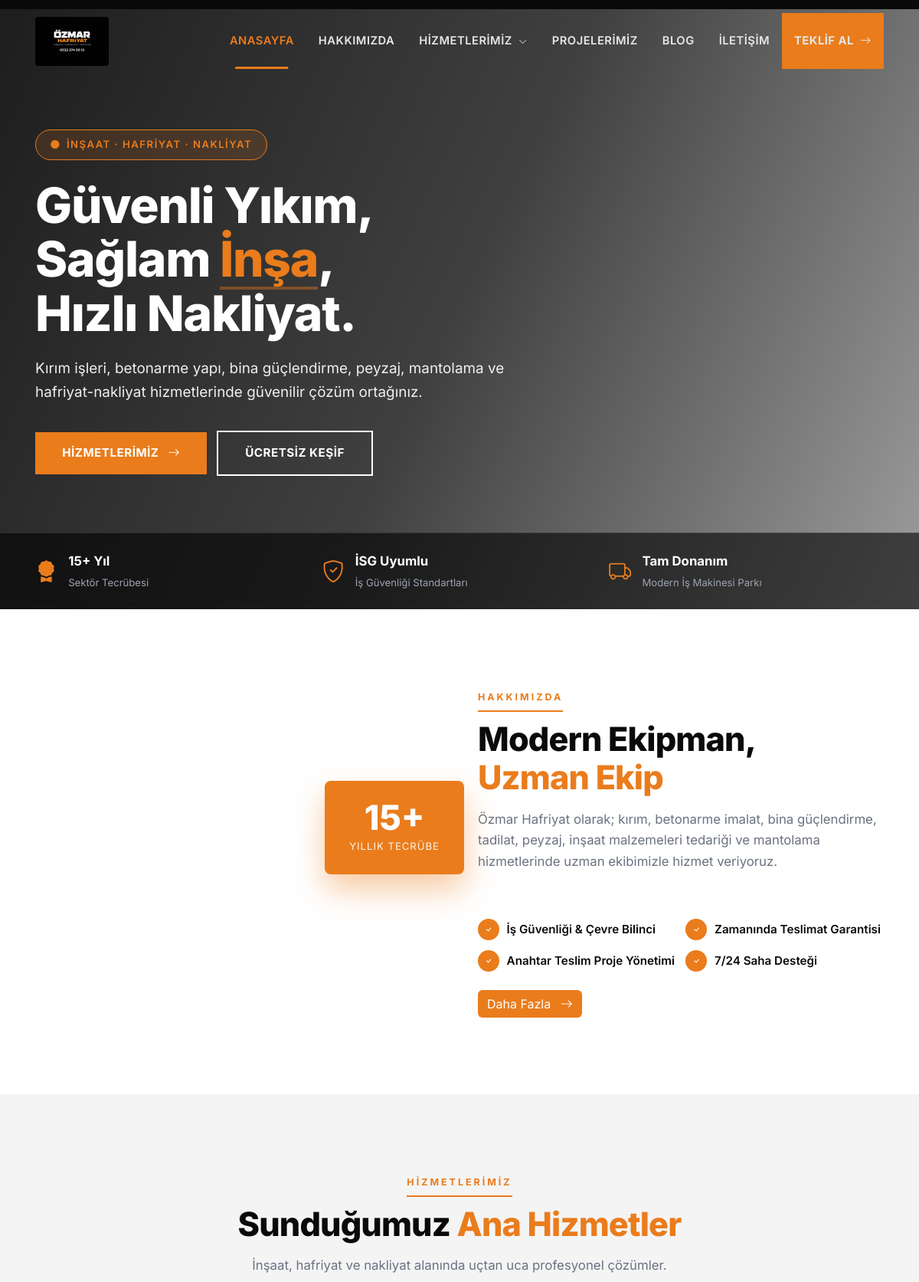
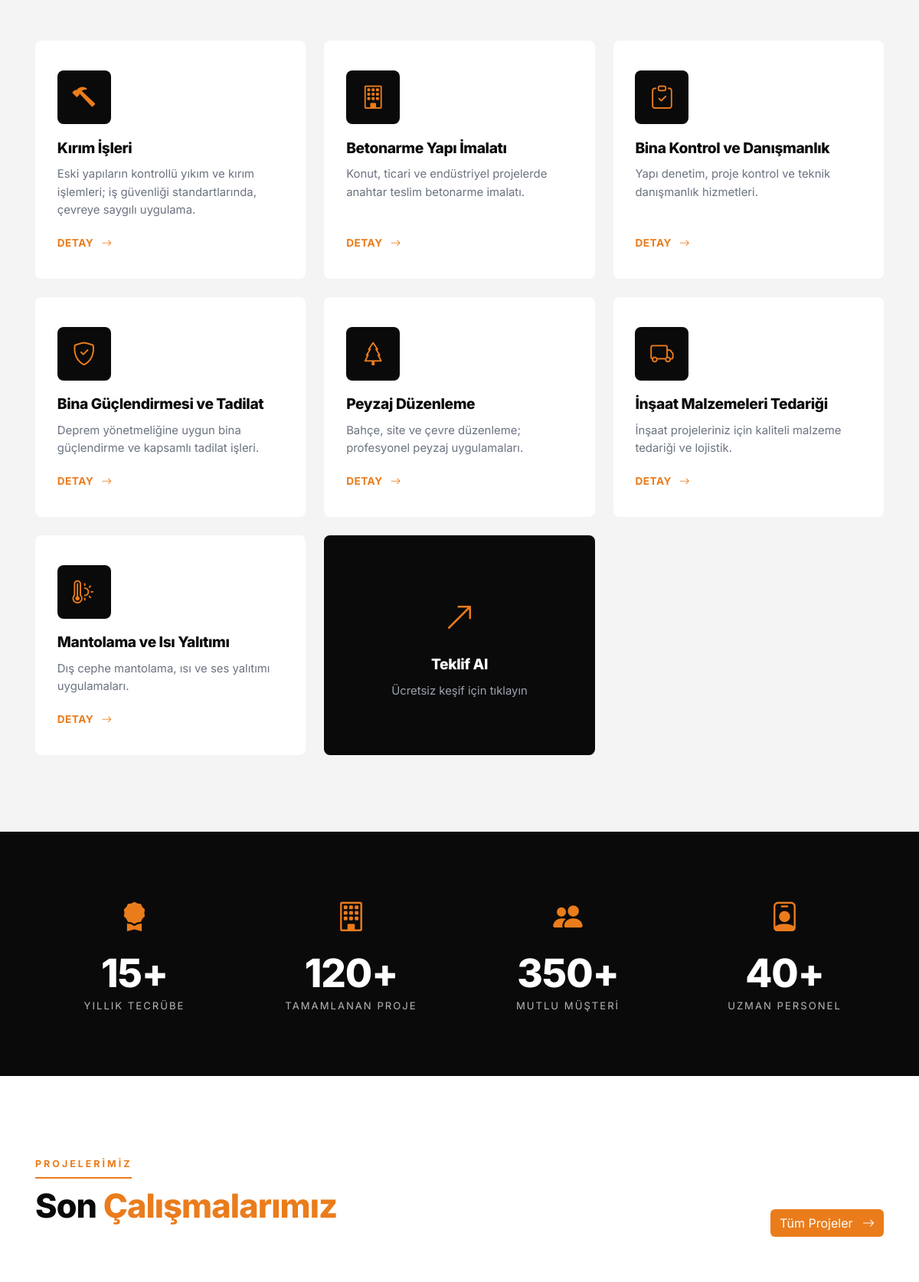
The page / (upper part) on the database its author committed (2 pictures, top to bottom).
### tables this page shows
CREATE TABLE `hizmetler` (
  `id` INT AUTO_INCREMENT PRIMARY KEY,
  `baslik` VARCHAR(150) NOT NULL,
  `slug` VARCHAR(180),
  `ozet` TEXT,
  `icerik` LONGTEXT,
  `ikon` VARCHAR(60) DEFAULT 'bi-building',
  `gorsel` VARCHAR(255),
  `sira` INT DEFAULT 0,
  `durum` TINYINT DEFAULT 1,
  `created_at` TIMESTAMP DEFAULT CURRENT_TIMESTAMP
);

### inc/helpers.php (called while the page is built, shortened)
<?php
require_once __DIR__ . '/db.php';
function e($s) { return htmlspecialchars($s ?? '', ENT_QUOTES, 'UTF-8'); }
function ayarlar() {
    static $cache = null;
    if ($cache === null) {
        global $db;
        $cache = [];
        foreach ($db->query("SELECT anahtar, deger FROM ayarlar") as $r) {
            $cache[$r['anahtar']] = $r['deger'];
        }
    }
    return $cache;
}
function ayar($k, $varsayilan = '') {
    $a = ayarlar();
    return $a[$k] ?? $varsayilan;
}
function getList($tablo, $where = '1', $order = 'sira ASC, id DESC', $limit = null) {
    global $db;
    $sql = "SELECT * FROM `$tablo` WHERE $where ORDER BY $order";
    if ($limit) $sql .= " LIMIT " . (int)$limit;
    return $db->query($sql)->fetchAll();
}

### index.php (the view, shortened to what this page needs)
<?php
require_once __DIR__ . '/inc/header.php';
$hizmetler = getList('hizmetler','durum=1','sira ASC');
?>
<section class="hero">
  <div class="container">
    <div class="row">
      <div class="col-lg-8">
        <span class="hero-badge"><i class="bi bi-circle-fill"></i> İnşaat · Hafriyat · Nakliyat</span>
        <h1>Güvenli Yıkım,<br>Sağlam <span>İnşa</span>,<br>Hızlı Nakliyat.</h1>
        <p><?= e(ayar('site_aciklama')) ?></p>
        <div class="hero-cta">
          <a href="<?= SITE_URL ?>/hizmetler" class="btn btn-orange me-md-2">Hizmetlerimiz <i class="bi bi-arrow-right ms-2"></i></a>
          <a href="<?= SITE_URL ?>/teklif" class="btn btn-line">Ücretsiz Keşif</a>
        </div>
      </div>
    </div>
  </div>
  <div class="hero-meta d-none d-md-block">
    <div class="container">
      <div class="row g-3">
        <div class="col-md-4 col-6"><div class="meta-item"><i class="bi bi-award-fill"></i><div><strong><?= e(ayar('yil')) ?>+ Yıl</strong><small>Sektör Tecrübesi</small></div></div></div>
        <div class="col-md-4 col-6"><div class="meta-item"><i class="bi bi-shield-check"></i><div><strong>İSG Uyumlu</strong><small>İş Güvenliği Standartları</small></div></div></div>
        <div class="col-md-4 col-12"><div class="meta-item"><i class="bi bi-truck"></i><div><strong>Tam Donanım</strong><small>Modern İş Makinesi Parkı</small></div></div></div>
      </div>
    </div>
  </div>
</section>
<section>
  <div class="container">
    <div class="row align-items-center g-5">
      <div class="col-lg-6">
        <div class="about-img-wrap">
          <div class="exp-badge"><span class="num"><?= e(ayar('yil')) ?>+</span><span class="lbl">Yıllık Tecrübe</span></div>
        </div>
      </div>
      <div class="col-lg-6">
        <div class="section-head">
          <span class="mini">Hakkımızda</span>
          <h2>Modern Ekipman,<br><span>Uzman Ekip</span></h2>
          <p class="desc"><?= e(ayar('hakkimizda_kisa')) ?></p>
        </div>
        <ul class="about-features">
          <li><i class="bi bi-check"></i> İş Güvenliği & Çevre Bilinci</li>
          <li><i class="bi bi-check"></i> Zamanında Teslimat Garantisi</li>
          <li><i class="bi bi-check"></i> Anahtar Teslim Proje Yönetimi</li>
          <li><i class="bi bi-check"></i> 7/24 Saha Desteği</li>
        </ul>
        <a href="<?= SITE_URL ?>/hakkimizda" class="btn btn-orange mt-4">Daha Fazla <i class="bi bi-arrow-right ms-2"></i></a>
      </div>
    </div>
  </div>
</section>
<section class="services-grid">
  <div class="container">
    <div class="section-head center">
      <span class="mini">Hizmetlerimiz</span>
      <h2>Sunduğumuz <span>Ana Hizmetler</span></h2>
      <p class="desc">İnşaat, hafriyat ve nakliyat alanında uçtan uca profesyonel çözümler.</p>
    </div>
    <div class="row g-4">
      <?php foreach($hizmetler as $h): ?>
      <div class="col-lg-4 col-md-6">
        <div class="service-card">
          <div class="icon"><i class="bi <?= e($h['ikon']) ?>"></i></div>
          <h4><?= e($h['baslik']) ?></h4>
          <p><?= e($h['ozet']) ?></p>
          <a href="<?= SITE_URL ?>/hizmet-detay?slug=<?= e($h['slug']) ?>">Detay <i class="bi bi-arrow-right"></i></a>
        </div>
      </div>
      <?php endforeach; ?>
      <div class="col-lg-4 col-md-6">
        <a href="<?= SITE_URL ?>/teklif" class="service-card d-flex align-items-center justify-content-center text-decoration-none" style="background:var(--dark);color:#fff;min-height:100%">
          <div class="text-center">
            <i class="bi bi-arrow-up-right" style="font-size:2.5rem;color:var(--primary)"></i>
            <h4 style="color:#fff;margin-top:1rem">Teklif Al</h4>
            <p style="color:#9ca3af;margin:0">Ücretsiz keşif için tıklayın</p>
          </div>
        </a>
      </div>
    </div>
  </div>
</section>
<section class="stats">
  <div class="container">
    <div class="row g-4">
      <div class="col-md-3 col-6"><div class="stat"><i class="bi bi-award-fill"></i><h3><?= e(ayar('yil')) ?>+</h3><p>Yıllık Tecrübe</p></div></div>
      <div class="col-md-3 col-6"><div class="stat"><i class="bi bi-building"></i><h3><?= e(ayar('proje_sayi')) ?>+</h3><p>Tamamlanan Proje</p></div></div>
      <div class="col-md-3 col-6"><div class="stat"><i class="bi bi-people-fill"></i><h3><?= e(ayar('musteri_sayi')) ?>+</h3><p>Mutlu Müşteri</p></div></div>
      <div class="col-md-3 col-6"><div class="stat"><i class="bi bi-person-badge"></i><h3><?= e(ayar('personel_sayi')) ?>+</h3><p>Uzman Personel</p></div></div>
    </div>
  </div>
</section>
<section>
  <div class="container">
    <div class="section-head d-flex justify-content-between align-items-end flex-wrap">
      <div>
        <span class="mini">Projelerimiz</span>
        <h2>Son <span>Çalışmalarımız</span></h2>
      </div>
      <a href="<?= SITE_URL ?>/projeler" class="btn btn-orange">Tüm Projeler <i class="bi bi-arrow-right ms-2"></i></a>
    </div>
    <div class="row g-4">
    </div>
  </div>
</section>
<?php require_once __DIR__ . '/inc/footer.php'; ?>

### rows shown on the page
hizmetler: baslik "Kırım İşleri", ozet "Eski yapıların kontrollü yıkım ve kırım işlemleri; iş güvenliği standartlarında, çevreye saygılı uygulama."
hizmetler: baslik "Betonarme Yapı İmalatı", ozet "Konut, ticari ve endüstriyel projelerde anahtar teslim betonarme imalatı."
hizmetler: baslik "Bina Kontrol ve Danışmanlık", ozet "Yapı denetim, proje kontrol ve teknik danışmanlık hizmetleri."
hizmetler: baslik "Bina Güçlendirmesi ve Tadilat", ozet "Deprem yönetmeliğine uygun bina güçlendirme ve kapsamlı tadilat işleri."
hizmetler: baslik "Peyzaj Düzenleme", ozet "Bahçe, site ve çevre düzenleme; profesyonel peyzaj uygulamaları."
hizmetler: baslik "İnşaat Malzemeleri Tedariği", ozet "İnşaat projeleriniz için kaliteli malzeme tedariği ve lojistik."
hizmetler: baslik "Mantolama ve Isı Yalıtımı", ozet "Dış cephe mantolama, ısı ve ses yalıtımı uygulamaları."

### other values the page prints
ayar('site_aciklama') "Kırım işleri, betonarme yapı, bina güçlendirme, peyzaj, mantolama ve hafriyat-nakliyat hizmetlerinde güvenilir çözüm ortağınız."
ayar('yil') "15"
ayar('hakkimizda_kisa') "Özmar Hafriyat olarak; kırım, betonarme imalat, bina güçlendirme, tadilat, peyzaj, inşaat malzemeleri tedariği ve mantolama hizmetlerinde uzman ekibimizle hizmet veriyoruz."
ayar('proje_sayi') "120"
ayar('musteri_sayi') "350"
ayar('personel_sayi') "40"
